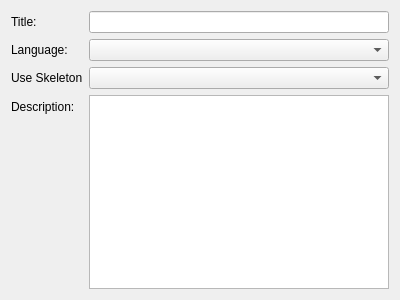
<?xml version="1.0" encoding="UTF-8"?>
<ui version="4.0">
 <class>NewCourseDialog</class>
 <widget class="QWidget" name="NewCourseDialog">
  <property name="geometry">
   <rect>
    <x>0</x>
    <y>0</y>
    <width>400</width>
    <height>300</height>
   </rect>
  </property>
  <layout class="QFormLayout" name="formLayout_2">
   <item row="3" column="0">
    <widget class="QLabel" name="labelLanguage">
     <property name="text">
      <string>Language:</string>
     </property>
    </widget>
   </item>
   <item row="3" column="1">
    <widget class="QComboBox" name="language"/>
   </item>
   <item row="2" column="1">
    <widget class="KLineEdit" name="title"/>
   </item>
   <item row="2" column="0">
    <widget class="QLabel" name="labelTitle">
     <property name="text">
      <string>Title:</string>
     </property>
    </widget>
   </item>
   <item row="7" column="0">
    <widget class="QLabel" name="labelDescription">
     <property name="text">
      <string>Description:</string>
     </property>
    </widget>
   </item>
   <item row="7" column="1">
    <widget class="KTextEdit" name="description"/>
   </item>
   <item row="5" column="0">
    <widget class="QLabel" name="label">
     <property name="text">
      <string>Use Skeleton</string>
     </property>
    </widget>
   </item>
   <item row="5" column="1">
    <widget class="KComboBox" name="skeletonSelector"/>
   </item>
  </layout>
 </widget>
 <customwidgets>
  <customwidget>
   <class>KComboBox</class>
   <extends>QComboBox</extends>
   <header>kcombobox.h</header>
  </customwidget>
  <customwidget>
   <class>KLineEdit</class>
   <extends>QLineEdit</extends>
   <header>klineedit.h</header>
  </customwidget>
  <customwidget>
   <class>KTextEdit</class>
   <extends>QTextEdit</extends>
   <header>ktextedit.h</header>
  </customwidget>
 </customwidgets>
 <resources/>
 <connections/>
</ui>
